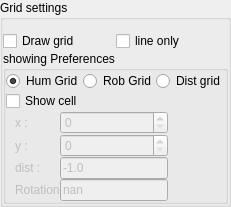
        <widget class="QGroupBox" name="groupBox_7">
         <property name="title">
          <string>Grid settings</string>
         </property>
         <layout class="QVBoxLayout" name="verticalLayout_9">
          <property name="spacing">
           <number>0</number>
          </property>
          <property name="leftMargin">
           <number>0</number>
          </property>
          <property name="rightMargin">
           <number>0</number>
          </property>
          <property name="bottomMargin">
           <number>0</number>
          </property>
          <item>
           <widget class="QWidget" name="widget_11" native="true">
            <layout class="QHBoxLayout" name="horizontalLayout_12">
             <property name="spacing">
              <number>0</number>
             </property>
             <property name="margin">
              <number>0</number>
             </property>
             <item>
              <widget class="QCheckBox" name="checkBoxReach">
               <property name="text">
                <string>Draw grid</string>
               </property>
              </widget>
             </item>
             <item>
              <widget class="QCheckBox" name="checkBoxDrawPoint">
               <property name="text">
                <string>line only</string>
               </property>
              </widget>
             </item>
            </layout>
           </widget>
          </item>
          <item>
           <widget class="QGroupBox" name="groupBox_2">
            <property name="title">
             <string>showing Preferences</string>
            </property>
            <layout class="QGridLayout" name="gridLayout_8">
             <property name="margin">
              <number>0</number>
             </property>
             <property name="spacing">
              <number>0</number>
             </property>
             <item row="1" column="0">
              <widget class="QRadioButton" name="radioButtonHumGrid">
               <property name="text">
                <string>Hum Grid</string>
               </property>
               <property name="checked">
                <bool>true</bool>
               </property>
              </widget>
             </item>
             <item row="1" column="1">
              <widget class="QRadioButton" name="radioButtonRobGrid">
               <property name="text">
                <string>Rob Grid</string>
               </property>
              </widget>
             </item>
             <item row="3" column="0">
              <widget class="QCheckBox" name="checkBox">
               <property name="text">
                <string>Show cell</string>
               </property>
              </widget>
             </item>
             <item row="1" column="2">
              <widget class="QRadioButton" name="radioButtonDistGrid">
               <property name="text">
                <string>Dist grid</string>
               </property>
              </widget>
             </item>
             <item row="4" column="0" colspan="3">
              <widget class="QWidget" name="widgetShowCell" native="true">
               <property name="enabled">
                <bool>false</bool>
               </property>
               <layout class="QGridLayout" name="gridLayout_10">
                <property name="topMargin">
                 <number>0</number>
                </property>
                <property name="rightMargin">
                 <number>0</number>
                </property>
                <property name="bottomMargin">
                 <number>0</number>
                </property>
                <property name="spacing">
                 <number>0</number>
                </property>
                <item row="0" column="0">
                 <widget class="QLabel" name="labelX">
                  <property name="text">
                   <string>x :</string>
                  </property>
                 </widget>
                </item>
                <item row="0" column="1">
                 <widget class="QSpinBox" name="spinBoxXCell"/>
                </item>
                <item row="1" column="0">
                 <widget class="QLabel" name="labelY">
                  <property name="text">
                   <string>y :</string>
                  </property>
                 </widget>
                </item>
                <item row="1" column="1">
                 <widget class="QSpinBox" name="spinBoxYCell"/>
                </item>
                <item row="2" column="0">
                 <widget class="QLabel" name="labelDist">
                  <property name="text">
                   <string>dist : </string>
                  </property>
                 </widget>
                </item>
                <item row="2" column="1">
                 <widget class="QLineEdit" name="lineEditDist">
                  <property name="text">
                   <string>-1.0</string>
                  </property>
                  <property name="readOnly">
                   <bool>true</bool>
                  </property>
                 </widget>
                </item>
                <item row="3" column="0">
                 <widget class="QLabel" name="label_5">
                  <property name="text">
                   <string>Rotation</string>
                  </property>
                 </widget>
                </item>
                <item row="3" column="1">
                 <widget class="QLineEdit" name="lineEditRot">
                  <property name="text">
                   <string>nan</string>
                  </property>
                 </widget>
                </item>
                <item row="0" column="2">
                 <spacer name="horizontalSpacer_3">
                  <property name="orientation">
                   <enum>Qt::Horizontal</enum>
                  </property>
                  <property name="sizeHint" stdset="0">
                   <size>
                    <width>40</width>
                    <height>20</height>
                   </size>
                  </property>
                 </spacer>
                </item>
               </layout>
              </widget>
             </item>
            </layout>
           </widget>
          </item>
         </layout>
        </widget>
